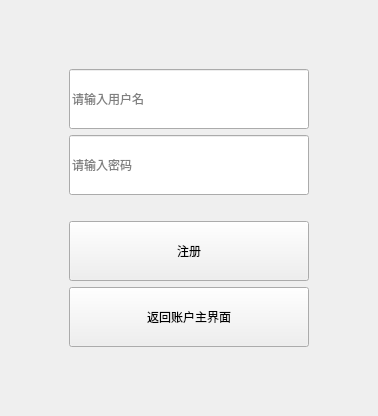
          <widget class="QWidget" name="registerPage">
           <layout class="QVBoxLayout" name="registerLayout">
            <item>
             <spacer name="verticalSpacer_13">
              <property name="orientation">
               <enum>Qt::Vertical</enum>
              </property>
              <property name="sizeHint" stdset="0">
               <size>
                <width>20</width>
                <height>40</height>
               </size>
              </property>
             </spacer>
            </item>
            <item>
             <widget class="QWidget" name="horizontalWidget_1" native="true">
              <property name="minimumSize">
               <size>
                <width>0</width>
                <height>40</height>
               </size>
              </property>
              <layout class="QHBoxLayout" name="horizontalLayout_3_1">
               <item>
                <spacer name="horizontalSpacer">
                 <property name="orientation">
                  <enum>Qt::Horizontal</enum>
                 </property>
                 <property name="sizeHint" stdset="0">
                  <size>
                   <width>40</width>
                   <height>20</height>
                  </size>
                 </property>
                </spacer>
               </item>
               <item>
                <widget class="QWidget" name="verticalWidget_1" native="true">
                 <property name="minimumSize">
                  <size>
                   <width>40</width>
                   <height>0</height>
                  </size>
                 </property>
                 <layout class="QVBoxLayout" name="verticalLayout_11_1">
                  <item>
                   <widget class="QLineEdit" name="newUsernameInput">
                    <property name="minimumSize">
                     <size>
                      <width>0</width>
                      <height>60</height>
                     </size>
                    </property>
                    <property name="placeholderText">
                     <string>请输入用户名</string>
                    </property>
                   </widget>
                  </item>
                  <item>
                   <widget class="QLineEdit" name="newPasswordInput">
                    <property name="minimumSize">
                     <size>
                      <width>0</width>
                      <height>60</height>
                     </size>
                    </property>
                    <property name="echoMode">
                     <enum>QLineEdit::Normal</enum>
                    </property>
                    <property name="placeholderText">
                     <string>请输入密码</string>
                    </property>
                   </widget>
                  </item>
                  <item>
                   <spacer name="verticalSpacer_24">
                    <property name="orientation">
                     <enum>Qt::Vertical</enum>
                    </property>
                    <property name="sizeType">
                     <enum>QSizePolicy::Fixed</enum>
                    </property>
                    <property name="sizeHint" stdset="0">
                     <size>
                      <width>20</width>
                      <height>20</height>
                     </size>
                    </property>
                   </spacer>
                  </item>
                  <item>
                   <widget class="QPushButton" name="confirmRegisterButton">
                    <property name="minimumSize">
                     <size>
                      <width>240</width>
                      <height>60</height>
                     </size>
                    </property>
                    <property name="text">
                     <string>注册</string>
                    </property>
                   </widget>
                  </item>
                  <item>
                   <widget class="QPushButton" name="backToMenuButtonFromRegister">
                    <property name="minimumSize">
                     <size>
                      <width>240</width>
                      <height>60</height>
                     </size>
                    </property>
                    <property name="text">
                     <string>返回账户主界面</string>
                    </property>
                   </widget>
                  </item>
                 </layout>
                </widget>
               </item>
               <item>
                <spacer name="horizontalSpacer_22">
                 <property name="orientation">
                  <enum>Qt::Horizontal</enum>
                 </property>
                 <property name="sizeHint" stdset="0">
                  <size>
                   <width>40</width>
                   <height>20</height>
                  </size>
                 </property>
                </spacer>
               </item>
              </layout>
             </widget>
            </item>
            <item>
             <spacer name="verticalSpacer_11">
              <property name="orientation">
               <enum>Qt::Vertical</enum>
              </property>
              <property name="sizeHint" stdset="0">
               <size>
                <width>20</width>
                <height>40</height>
               </size>
              </property>
             </spacer>
            </item>
           </layout>
          </widget>
